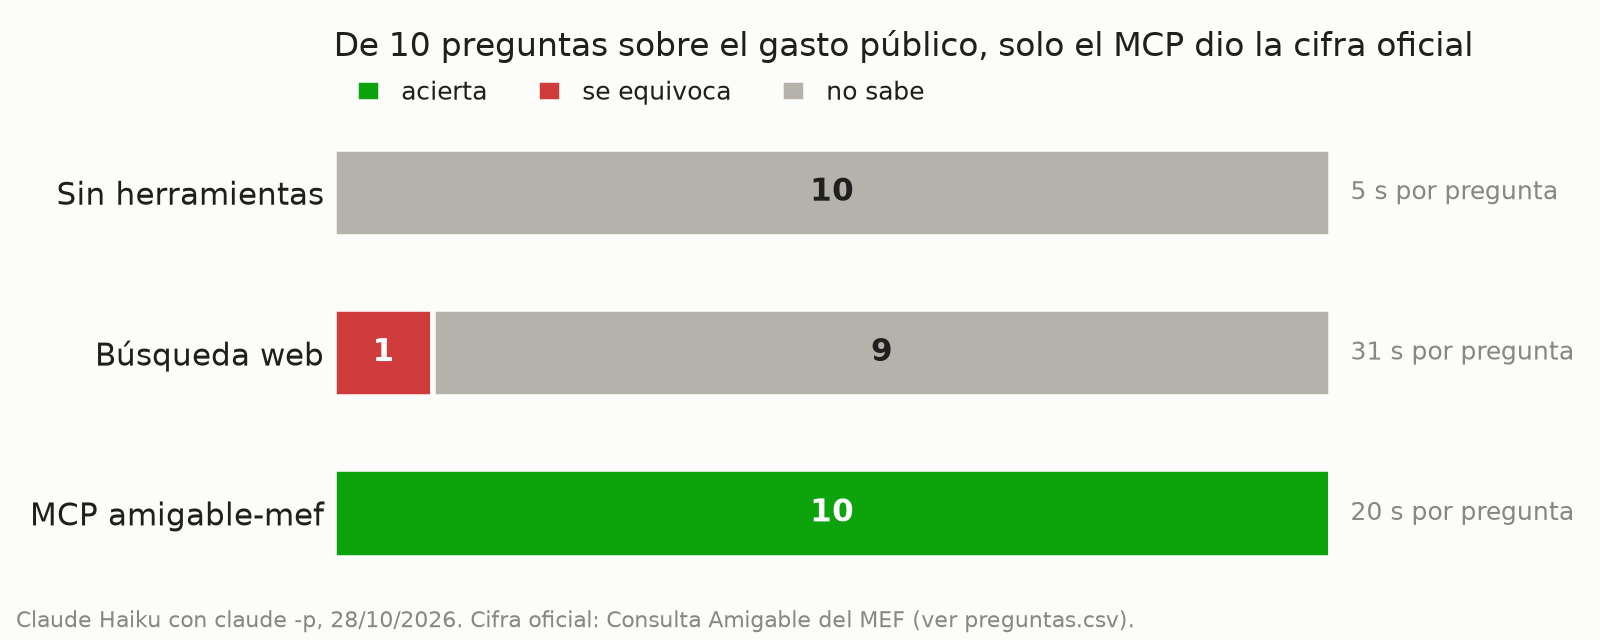

Source code (Python):
"""Dibuja grafico.png: cuántas preguntas acierta, falla o dice no saber Claude en cada modo.

    uv run grafico.py
"""
from pathlib import Path

import matplotlib.pyplot as plt
import pandas as pd

AQUI = Path(__file__).parent
RESULTADOS = ["acierta", "se equivoca", "no sabe"]
COLORES = {"acierta": "#0ca30c", "se equivoca": "#d03b3b", "no sabe": "#b4b2ab"}
MODOS = {"memoria": "Sin herramientas", "web": "Búsqueda web", "mcp": "MCP amigable-mef"}
TINTA, TENUE, FONDO = "#1f1f1d", "#898781", "#fcfcfb"

res = pd.read_csv(AQUI / "resultados.csv")
tabla = res.groupby("modo").resultado.value_counts().unstack(fill_value=0).reindex(
    index=list(MODOS)[::-1], columns=RESULTADOS, fill_value=0)
segundos = res.groupby("modo").segundos.mean()

fig, ax = plt.subplots(figsize=(8, 3.2), facecolor=FONDO)
ax.set_facecolor(FONDO)
izquierda = pd.Series(0, index=tabla.index)
for resultado in RESULTADOS:
    ancho = tabla[resultado]
    ax.barh([MODOS[m] for m in tabla.index], ancho, left=izquierda, height=0.55, color=COLORES[resultado],
            edgecolor=FONDO, linewidth=2, label=resultado)
    for i, (m, n) in enumerate(ancho.items()):
        if n:
            ax.text(izquierda[m] + n / 2, i, str(n), ha="center", va="center", fontsize=11,
                    color="white" if resultado != "no sabe" else TINTA, fontweight="bold")
    izquierda += ancho
for i, m in enumerate(tabla.index):
    ax.text(10.2, i, f"{segundos[m]:.0f} s por pregunta", va="center", fontsize=9, color=TENUE)

ax.set_xlim(0, 12.2)
ax.set_xticks([])
ax.tick_params(axis="y", length=0, labelsize=11, labelcolor=TINTA)
for lado in ax.spines.values():
    lado.set_visible(False)
ax.set_title("De 10 preguntas sobre el gasto público, solo el MCP dio la cifra oficial",
             loc="left", fontsize=12, color=TINTA, pad=26)
ax.legend(ncol=3, loc="lower left", bbox_to_anchor=(0, 1.0), frameon=False, fontsize=9, labelcolor=TINTA,
          handlelength=1, handleheight=1)
fig.text(0.01, 0.02, f"Claude Haiku con claude -p, {pd.Timestamp('today'):%d/%m/%Y}. "
         "Cifra oficial: Consulta Amigable del MEF (ver preguntas.csv).", fontsize=8, color=TENUE)
fig.tight_layout(rect=(0, 0.05, 1, 1))
fig.savefig(AQUI / "grafico.png", dpi=200, facecolor=FONDO)
print(tabla.to_string())
